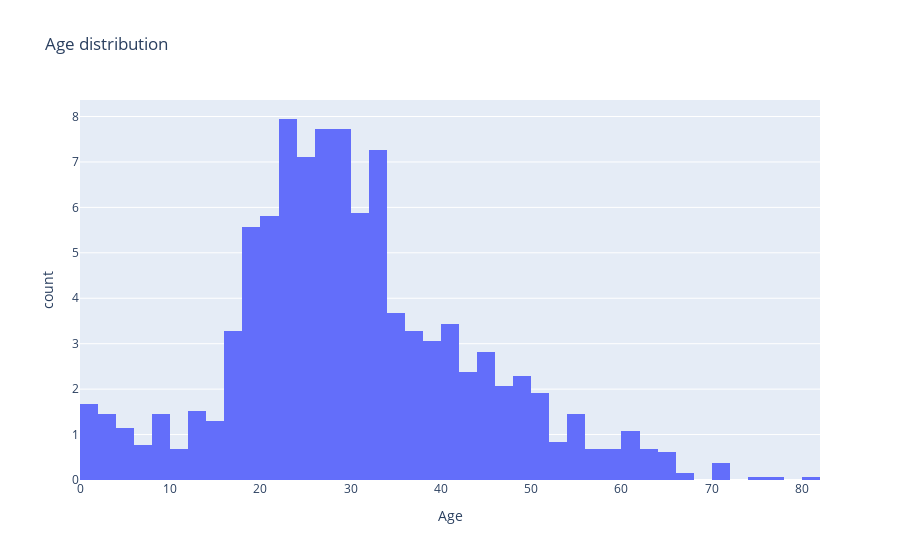

The notebook cell saved with this chart:
### Code cell
# Using plotly.express wtih 50 bins:
px.histogram(titanic, x='Age', title='Age distribution', histnorm='percent', nbins=50)

### Figure 1 — Plotly figure (JSON) as saved in the notebook; plotly's stock layout.template omitted (floating-point values rounded to 4 significant figures; data arrays with more than 128 entries replaced by an {"elided": "..."} marker saying what was removed)
{"data": [{"alignmentgroup": "True", "bingroup": "x", "histnorm": "percent", "hoverlabel": {"namelength": 0}, "hovertemplate": "Age=%{x}<br>count=%{y}", "legendgroup": "", "marker": {"color": "#636efa"}, "name": "", "nbinsx": 50, "offsetgroup": "", "orientation": "v", "showlegend": false, "type": "histogram", "x": {"elided": "1309 float values"}, "xaxis": "x", "yaxis": "y"}], "layout": {"autosize": true, "barmode": "relative", "legend": {"tracegroupgap": 0}, "title": {"text": "Age distribution"}, "xaxis": {"anchor": "y", "autorange": true, "domain": [0, 1], "range": [0, 82], "title": {"text": "Age"}, "type": "linear"}, "yaxis": {"anchor": "x", "autorange": true, "domain": [0, 1], "range": [0, 8.363], "title": {"text": "count"}}}}
